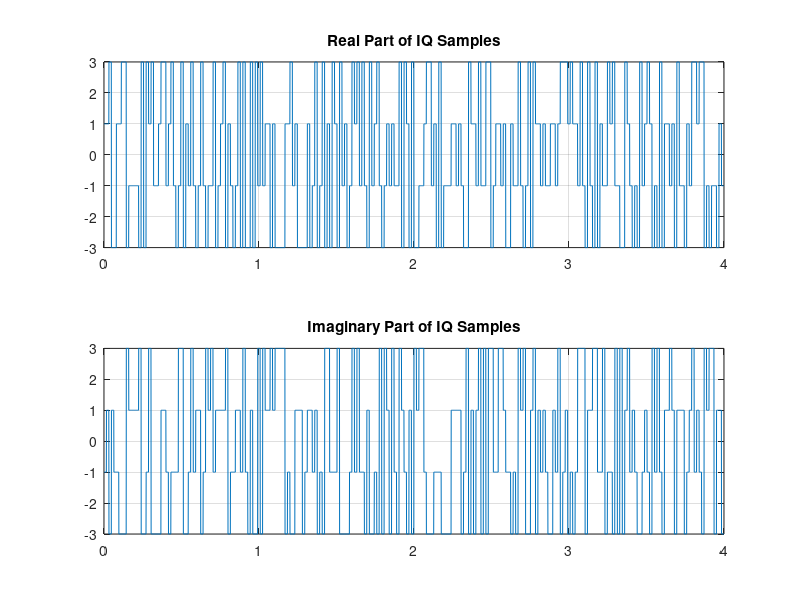
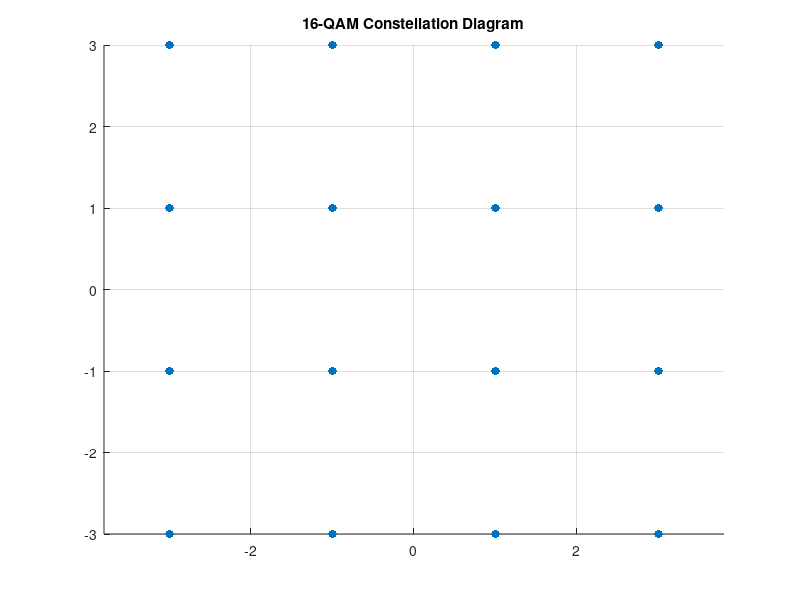

These figures' MATLAB source, in order: (Note: this script raises an error after producing the figures.)
clear
close all
clc

Ts=1e-3;% 1 ms
sps = 16;  % Number of samples per symbol (oversampling factor)
T_sample=Ts/sps; % sps samples in each symbol duration
F_sample=1/T_sample;
fc = 100;
M = 16;   % 16-QAM
k = log2(M); % Bits per symbol
SNR = 20; % Signal-to-Noise Ratio in dB
numBits = 1000;
num_symbols = numBits / log2(M);

% Generate random bits
dataBits = randi([0 1], 1, numBits);


%% Grouping and Mapping

% Convert bits to symbols
dataSymbols = bi2de(reshape(dataBits, k, []).', 'left-msb');

% Map symbols to IQ points
% 16-QAM Constellation (example mapping)
constellation = [
    -3 -3;  -3 -1;  -3 +3;  -3 +1;
    -1 -3;  -1 -1;  -1 +3;  -1 +1;
    +3 -3;  +3 -1;  +3 +3;  +3 +1
    +1 -3;  +1 -1;  +1 +3;  +1 +1;
];

% Generate IQ samples based on the symbols
IQ_Samples = zeros(1, num_symbols * sps);
for i = 1:num_symbols
    symbol = dataSymbols(i) + 1;  % Convert to 1-based index
    IQ_Samples((i-1)*sps + 1:i*sps) = ...
        constellation(symbol, 1) + 1j * constellation(symbol, 2);
end

% Time vector for plotting
t = 0:Ts:(length(IQ_Samples)-1)*Ts;

% Plot the IQ samples
figure(1);
subplot(2, 1, 1);
plot(t, real(IQ_Samples)); hold on
title('Real Part of IQ Samples');
grid on

subplot(2, 1, 2);
plot(t, imag(IQ_Samples)); hold on
title('Imaginary Part of IQ Samples');
grid on

% Plot the constellation
figure(2);
scatter(constellation(:, 1), constellation(:, 2), 'filled');
title('16-QAM Constellation Diagram');
axis equal;
grid on

%% Pulse shapping

% Pulse Shaping using a Root Raised Cosine Filter
rolloff = 0.25;               % Rolloff factor
span = 6;                     % Span of the filter in symbols
r = rcosdesign(rolloff, span, sps);  % Generate the filter

% Convolve IQ samples with the pulse shaping filter
shapedSignal = conv(IQ_Samples, r, 'same');

%% %% PASSBAND CONVERSION

% Passband Modulation
t = (0:length(shapedSignal)-1) / F_sample;  % Time vector
I_passbandSignal = real(shapedSignal) .* cos(2 * pi * fc * t);
Q_passbandSignal = -imag(shapedSignal) .* sin(2 * pi * fc * t);

%% passband IQ samples
figure(3)
subplot(2,1,1)
plot(t,real(shapedSignal), 'r-'); hold on
plot(t,-real(shapedSignal), 'r-'); hold on
plot(t,I_passbandSignal, 'b.-'); hold on
title("I Samples in passband")
subplot(2,1,2)
plot(t,imag(shapedSignal), 'r-'); hold on
plot(t,-imag(shapedSignal), 'r-'); hold on
plot(t,Q_passbandSignal, 'b.-'); hold on
title("Q Samples in passband")


%% Noise Adding

% Add AWGN noise

noisySignal = awgn(shapedSignal, SNR, 'measured');

% Demodulation (assuming coherent detection)
% Sample the received signal
receivedSamples = noisySignal(1:sps:end);  % Take one sample per symbol



% Plotting
figure(4);
subplot(1, 1, 1);
plot(real(shapedSignal));
title('Pulse Shaped Signal');
xlabel('Samples');
ylabel('Amplitude');

figure(5)
subplot(1, 1, 1);
plot(real(noisySignal));
title('Received Noisy Signal');
xlabel('Samples');
ylabel('Amplitude');

figure(6)
subplot(1, 1, 1);
scatter(constellation(:, 1), constellation(:, 2), 'filled');
hold on;
scatter(real(receivedSamples), imag(receivedSamples), 'r');  % Received symbols
title('Constellation Diagram');
xlabel('In-Phase');
ylabel('Quadrature');
axis equal;
grid on;

%% % --- Passband to Baseband Conversion ---

% Demodulate the Passband Signal
x_I_baseband_down = I_passbandSignal .* cos(2 * pi * fc * t);  % I component
x_Q_baseband_down = Q_passbandSignal .* sin(2 * pi * fc * t);  % Q component


% Design a low-pass filter to recover the I and Q components
Rb = 1/Ts;
rolloff = 0.25;
wc = Rb/2*(1+rolloff);
b = fir1(50,2*pi*wc/F_sample);
y_I_shaped = filter(b,1,x_I_baseband_down);
y_Q_shaped = filter(b,1,x_Q_baseband_down);

% Apply the low-pass filter to both components
 x_I_baseband_down = filter(b, 1, y_I_shaped );
x_Q_baseband_down = filter(b, 1, y_Q_shaped );

% Downsample to recover the baseband signal (taking one sample per symbol)
baseband_I = x_I_baseband_down(1:sps:end);
baseband_Q = x_Q_baseband_down(1:sps:end);

% Combine I and Q components into complex baseband signal
basebandSignal = baseband_I + 1j * baseband_Q;

% Map back to symbols
demodulatedSymbols = zeros(1, num_symbols);
for i = 1:num_symbols
    % Find closest constellation points
    [~, demodulatedSymbols(i)] = min(abs(basebandSignal(i) - constellation(:, 1) + 1j * constellation(:, 2)));
end

% Convert symbols back to bits
demodulatedBits = de2bi(demodulatedSymbols - 1, log2(M), 'left-msb');  % Convert back to bits
demodulatedBits = demodulatedBits(:)';  % Reshape to a row vector

% Plotting the Signals
figure(7);
subplot(2, 1, 1);
plot(t, x_I_baseband_down , 'b'); % Plot I component
hold on;
plot(t, x_Q_baseband_down , 'r--'); % Plot Q component
title('Demodulated I and Q Components');
xlabel('Time (s)');
ylabel('Amplitude');
legend('I Component', 'Q Component');
grid on;

subplot(2, 1, 2);
scatter(constellation(:, 1), constellation(:, 2), 'filled');
hold on;
scatter(real(basebandSignal), imag(basebandSignal), 'r');  % Demodulated symbols
title('Constellation Diagram after Demodulation');
xlabel('In-Phase');
ylabel('Quadrature');
axis equal;
grid on;

% Calculate Bit Error Rate (BER)
ber = sum(dataBits ~= demodulatedBits) / numBits;  % Bit Error Rate

% Display Results
disp(['Bit Error Rate (BER): ', num2str(ber)]);
%% SNR

filtlen = 10;      % Filter length in symbols


rrcFilter = rcosdesign(rolloff,filtlen,sps);
impz(rrcFilter)

rng default;                     % Default random number generator
dataIn = randi([0 1],numBits,1); % Generate vector of binary data
dataSymbolsIn = bit2int(dataIn,k);
dataMod = qammod(dataSymbolsIn,M);

txFiltSignal = upfirdn(dataMod,rrcFilter,sps,1);

EbNo = 10;
snr = convertSNR(EbNo,'ebno', ...
    samplespersymbol=sps, ...
    bitspersymbol=k);
rxSignal = awgn(txFiltSignal,snr,'measured');

rxFiltSignal = ...
    upfirdn(rxSignal,rrcFilter,1,sps);       % Downsample and filter
rxFiltSignal = ...
    rxFiltSignal(filtlen + 1:end - filtlen); % Account for delay

dataSymbolsOut = qamdemod(rxFiltSignal,M);
dataOut = int2bit(dataSymbolsOut,k);

[numErrors,ber] = biterr(dataIn,dataOut);
fprintf(['\nFor an EbNo setting of %3.1f dB, ' ...
    'the bit error rate is %5.2e, based on %d errors.\n'], ...
    EbNo,ber,numErrors)

EbNo = 10;
snr = convertSNR(EbNo,'ebno', ...
    samplespersymbol=sps, ...
    bitspersymbol=k);
rxSignal = awgn(txFiltSignal,snr,'measured');
rxFiltSignal = ...
    upfirdn(rxSignal,rrcFilter,1,sps);       % Downsample and filter
rxFiltSignal = ...
    rxFiltSignal(filtlen + 1:end - filtlen); % Account for delay

eyediagram(txFiltSignal(1:200),sps*2);
eyediagram(rxSignal(1:200),sps*2);
eyediagram(rxFiltSignal(1:200),2);


scatplot = scatterplot(sqrt(sps)*...
    rxSignal(1:sps*5e3),...
    sps,0);
hold on;
scatterplot(rxFiltSignal(1:5e3),1,0,'bx',scatplot);
title('Received Signal, Before and After Filtering');
legend('Before Filtering','After Filtering');
axis([-5 5 -5 5]); % Set axis ranges
hold off;